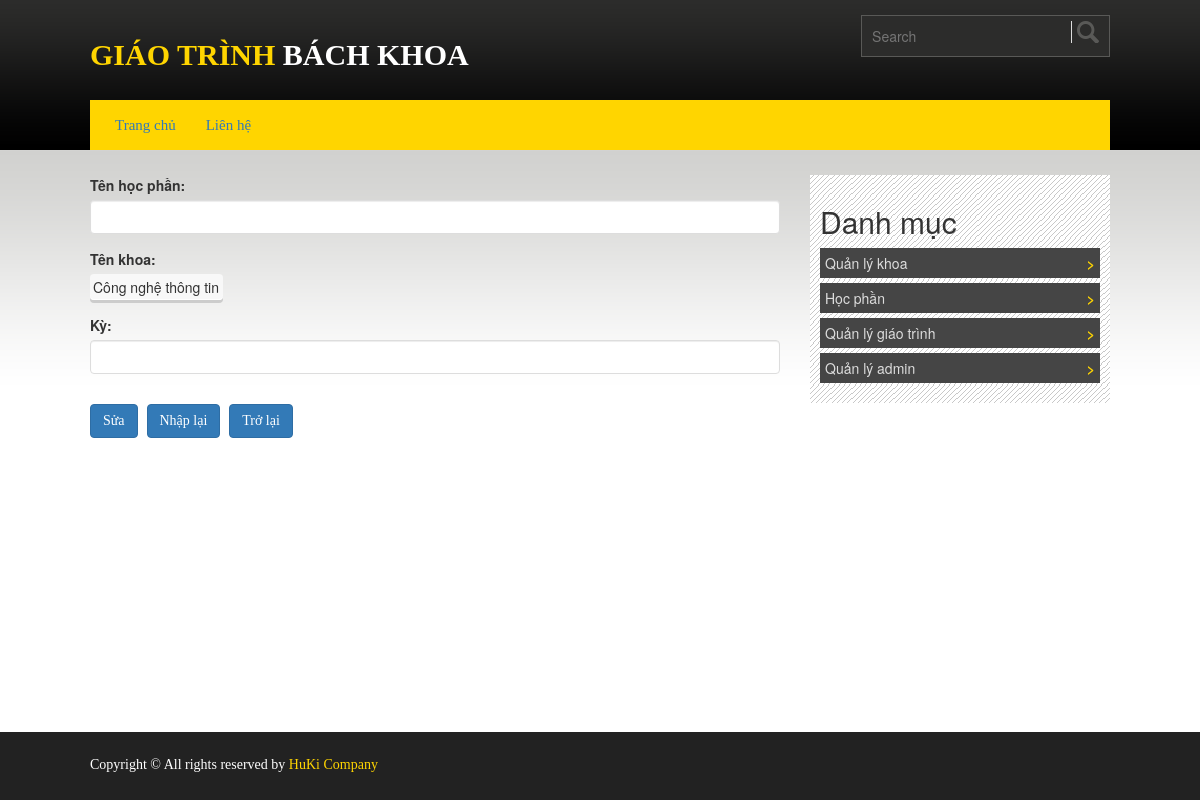
The page /admin_capNhatHocPhan.php?id=1 on the database as committed earlier.
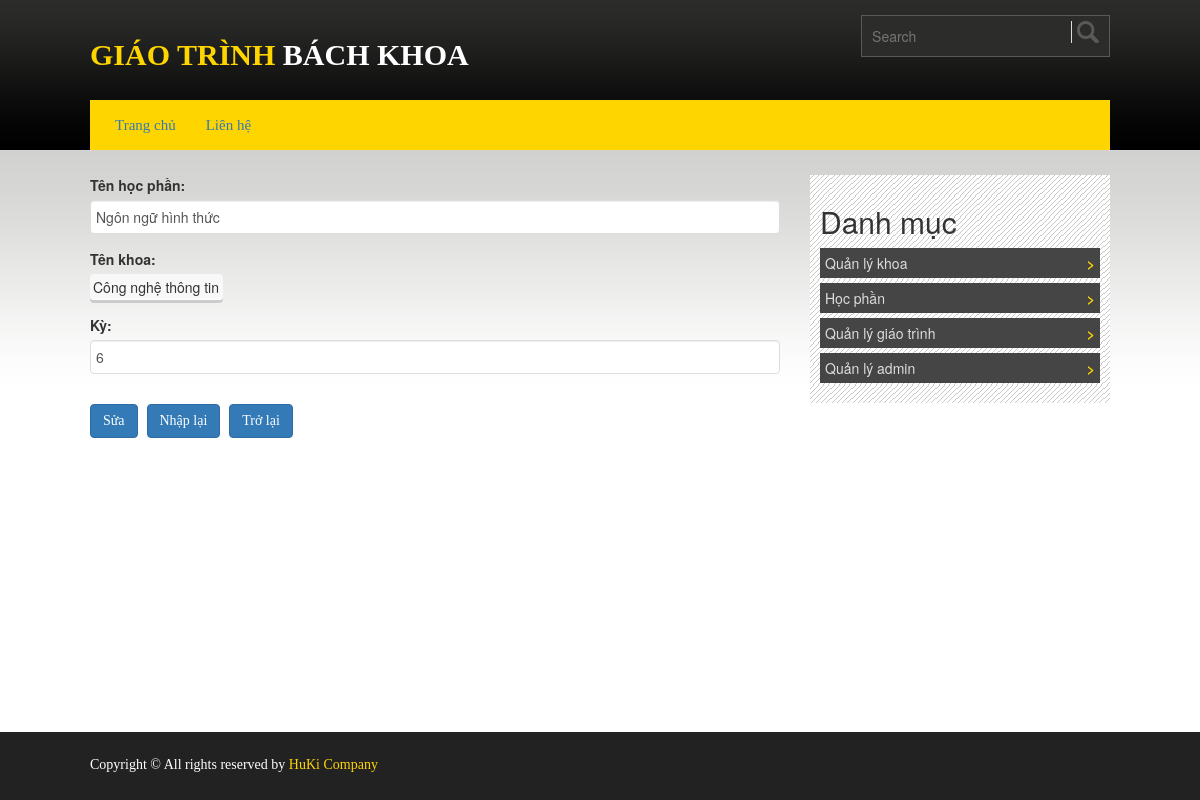
The same page on the database as committed later.
### tables this page shows
CREATE TABLE `hocphan_tbl` (
  `idHocPhan` int(11) NOT NULL,
  `idKhoa` int(11) NOT NULL,
  `tenHocPhan` varchar(200) NOT NULL,
  `ky` int(11) NOT NULL
);

### admin_capNhatHocPhan.php (the view, shortened to what this page needs)
<!DOCTYPE html PUBLIC "-//W3C//DTD XHTML 1.0 Transitional//EN" "http://www.w3.org/TR/xhtml1/DTD/xhtml1-transitional.dtd">
<html xmlns="http://www.w3.org/1999/xhtml" lang="en">
		<?php
			include('header-admin.php');
			$id=$_GET['id'];
		   $query="SELECT hp.idHocPhan ,hp.idKhoa,hp.tenHocPhan,hp.ky,k.tenKhoa FROM `hocphan_tbl` AS hp INNER JOIN khoa_tbl AS k ON hp.idKhoa=k.idKhoa WHERE  hp.idHocPhan=".$id;
			$result=mysqli_query($link,$query);
			if (!$result) {
				echo 'Could not run query: ' . mysqli_error($link);
				exit;
			} else {
				while ( $row = mysqli_fetch_assoc($result) )
					{
						$tenHP=$row['tenHocPhan'];
						$idKhoa=$row['idKhoa'];
						$ky=$row['ky'];
					}
			}
		?>
		<section id="content_area">
			<div class="clearfix wrapper main_content_area">
				<div class="clearfix main_content floatleft">
					<div class="clearfix content">
		<form role="form" action="Controller_capNhatHocPhan.php" method="POST">
		  <div class="form-group">
			<label for="name">Tên học phần:</label>
			<input type="text" class="form-control"  name="tenHocPhan" value="<?php echo $tenHP ;?>"  />
		  </div>
		   <div class="form-group">
			<label for="name" style="display:block">Tên khoa:</label>
			<select name="khoa"  >
				<?php
								$query="SELECT * FROM `khoa_tbl` WHERE 1";
								$result=mysqli_query($link,$query);
								if (!$result) {
								echo 'Could not run query: ' . mysqli_error($link);
								exit;
								} else {
									while ( $row = mysqli_fetch_assoc($result) )
									{
										if($idKhoa==$row['idKhoa']){
											echo "<option value='".$row['idKhoa']."' selected>".$row['tenKhoa']."</option>";
										}else{
											echo "<option value='".$row['idKhoa']."'>".$row['tenKhoa']."</option>";
										}
									}
								}
								?>
			</select>
		  </div>
		   <div class="form-group">
			<label for="name">Kỳ:</label>
			<input type="text" class="form-control" id="khoa" name="ky" value="<?php echo $ky; ?>"  />
		  </div>
		  <button type="submit" class="btn btn-primary">Sửa</button>
		  <button type="reset" class="btn btn-primary">Nhập lại</button>
		  <a href="admin_danhSachHocPhan.php"><button class="btn btn-primary">Trở lại</button></a>
		</form>
					</div>
				</div>
				<?php
				include('right-admin.php');
				?>
			</div>
		</section>
		<?php
			include('footer.php');
		?>
</html>

Rows that differ between the two databases and show on the page:
now on this page (row edited): hocphan_tbl: tenHocPhan "Ngôn ngữ hình thức", ky "6"
